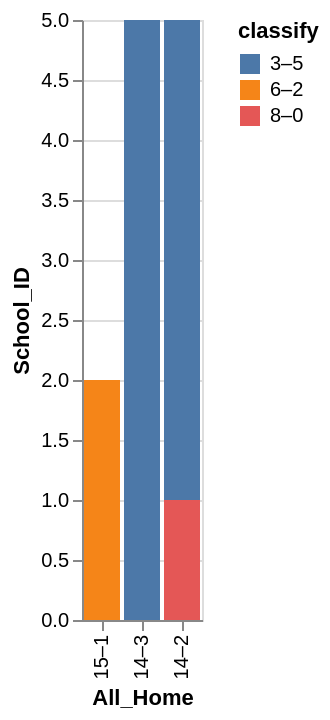

Vega-Lite specification for this chart:
### Vega-Lite specification from a JSON file in a GitHub repository (floating-point values rounded to 4 significant figures)
{"data": {"values": [{"x_data": "14–2", "y_data": 4, "classify": "3–5"}, {"x_data": "14–3", "y_data": 5, "classify": "3–5"}, {"x_data": "15–1", "y_data": 0, "classify": "3–5"}, {"x_data": "14–2", "y_data": 0, "classify": "6–2"}, {"x_data": "14–3", "y_data": 0, "classify": "6–2"}, {"x_data": "15–1", "y_data": 2, "classify": "6–2"}, {"x_data": "14–2", "y_data": 1, "classify": "8–0"}, {"x_data": "14–3", "y_data": 0, "classify": "8–0"}, {"x_data": "15–1", "y_data": 0, "classify": "8–0"}]}, "mark": "bar", "encoding": {"x": {"field": "x_data", "type": "nominal", "title": "All_Home", "sort": "descending"}, "y": {"field": "y_data", "type": "quantitative", "title": "School_ID"}, "color": {"field": "classify"}}}
